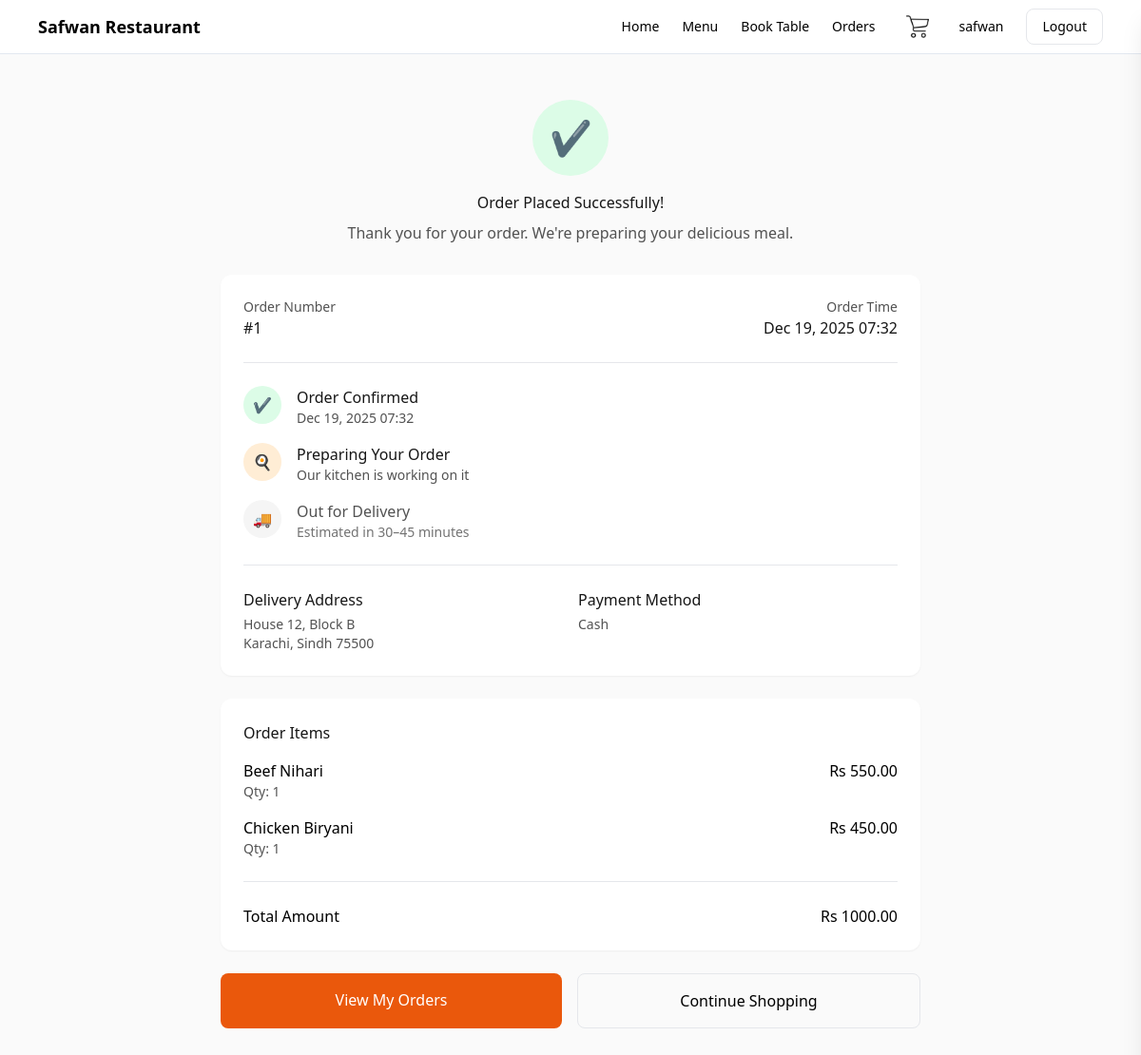
/order-confirmation/1/ (signed in), run on the app's committed database.
### restaurant/models.py (models this page shows, shortened)
class Order(models.Model):
    PAYMENT_CHOICES = [
        ("cash", "Cash"),
        ("card", "Card"),
    ]
    user = models.ForeignKey(
        User,
        on_delete=models.CASCADE,
        related_name="orders"
    )
    created_at = models.DateTimeField(auto_now_add=True)
    payment_method = models.CharField(max_length=10, choices=PAYMENT_CHOICES)
    address = models.ForeignKey(Address, on_delete=models.SET_NULL, null=True)
    total_amount = models.DecimalField(max_digits=10, decimal_places=2)
    status = models.CharField(max_length=20, default="pending")

class Address(models.Model):
    label = models.CharField(max_length=50)
    street = models.CharField(max_length=255)
    city = models.CharField(max_length=100)
    state = models.CharField(max_length=100)
    zip_code = models.CharField(max_length=20)

class OrderItem(models.Model):
    order = models.ForeignKey(
        Order,
        related_name="items",
        on_delete=models.CASCADE
    )
    menu_item = models.ForeignKey(Menu, on_delete=models.CASCADE)
    quantity = models.PositiveIntegerField()

class Menu(models.Model):
    name = models.CharField(max_length=200)
    description = models.TextField(max_length=1000, default="")
    price = models.DecimalField(max_digits=8, decimal_places=2)
    image_url = models.URLField(blank=True)
    category = models.CharField(max_length=20, default="main")
    is_vegetarian = models.BooleanField(default=False)
    is_available = models.BooleanField(default=True)

### restaurant/views.py (the view)
def order_confirmation(request, order_id):
    if not request.user.is_authenticated:
        messages.error(
            request,
            "Please login to view order confirmation"
        )
        return redirect("home")
    order = Order.objects.get(id=order_id, user=request.user)
    return render(
        request,
        "pages/order_confirmation.html",
        {"order": order}
    )

### restaurant/templates/pages/order_confirmation.html
{% extends "base.html" %}
{% load static %}
{% block content %}
<div class="min-h-screen bg-neutral-50 py-12">
  <div class="max-w-3xl mx-auto px-4">
    <div class="text-center mb-8">
      <div class="inline-flex items-center justify-center w-20 h-20 bg-green-100 rounded-full mb-4">
        <span class="text-green-600 text-4xl">✔</span>
      </div>
      <h1 class="text-neutral-900 mb-2">Order Placed Successfully!</h1>
      <p class="text-neutral-600">
        Thank you for your order. We're preparing your delicious meal.
      </p>
    </div>
    <div class="bg-white rounded-xl shadow-sm p-6 mb-6">
      <div class="flex justify-between mb-6 pb-6 border-b">
        <div>
          <p class="text-neutral-600 text-sm">Order Number</p>
          <p class="text-neutral-900 font-medium">#{{ order.id }}</p>
        </div>
        <div class="text-right">
          <p class="text-neutral-600 text-sm">Order Time</p>
          <p class="text-neutral-900">
            {{ order.created_at|date:"M d, Y H:i" }}
          </p>
        </div>
      </div>
      <div class="space-y-4 mb-6">
        <div class="flex gap-4">
          <div class="w-10 h-10 bg-green-100 rounded-full flex items-center justify-center">✔</div>
          <div>
            <p class="text-neutral-900">Order Confirmed</p>
            <p class="text-neutral-600 text-sm">
              {{ order.created_at|date:"M d, Y H:i" }}
            </p>
          </div>
        </div>
        <div class="flex gap-4">
          <div class="w-10 h-10 bg-orange-100 rounded-full flex items-center justify-center">🍳</div>
          <div>
            <p class="text-neutral-900">Preparing Your Order</p>
            <p class="text-neutral-600 text-sm">Our kitchen is working on it</p>
          </div>
        </div>
        <div class="flex gap-4">
          <div class="w-10 h-10 bg-neutral-100 rounded-full flex items-center justify-center">🚚</div>
          <div>
            <p class="text-neutral-600">Out for Delivery</p>
            <p class="text-neutral-500 text-sm">Estimated in 30–45 minutes</p>
          </div>
        </div>
      </div>
      <div class="grid md:grid-cols-2 gap-4 pt-6 border-t">
        <div>
          <p class="text-neutral-900 mb-1">Delivery Address</p>
          <p class="text-neutral-600 text-sm">
            {{ order.address.street }}<br>
            {{ order.address.city }}, {{ order.address.state }}
            {{ order.address.zip_code }}
          </p>
        </div>
        <div>
          <p class="text-neutral-900 mb-1">Payment Method</p>
          <p class="text-neutral-600 text-sm capitalize">
            {{ order.payment_method }}
          </p>
        </div>
      </div>
    </div>
    <div class="bg-white rounded-xl shadow-sm p-6 mb-6">
      <h2 class="text-neutral-900 mb-4">Order Items</h2>
      <div class="space-y-4">
        {% for item in order.items.all %}
        <div class="flex justify-between">
          <div>
            <p>{{ item.menu_item.name }}</p>
            <p class="text-sm text-neutral-600">Qty: {{ item.quantity }}</p>
          </div>
          <p>
            Rs {{ item.menu_item.price|floatformat:2 }}
          </p>
        </div>
        {% endfor %}
      </div>
      <div class="mt-6 pt-6 border-t flex justify-between font-medium">
        <span>Total Amount</span>
        <span>Rs {{ order.total_amount|floatformat:2 }}</span>
      </div>
    </div>
    <div class="flex flex-col sm:flex-row gap-4">
      <a
        href="{% url 'ordersPage' %}"
        class="flex-1 text-center px-6 py-4 bg-orange-600 text-white rounded-lg hover:bg-orange-700"
      >
        View My Orders
      </a>
      <a
        href="{% url 'menu' %}"
        class="flex-1 text-center px-6 py-4 border rounded-lg hover:bg-neutral-50"
      >
        Continue Shopping
      </a>
    </div>
  </div>
</div>
{% endblock %}

### restaurant/templates/base.html (shortened to what this page needs)
{% load static %}
<!DOCTYPE html>
<html lang="en">
<head>
  <script src="https://cdn.tailwindcss.com"></script>
</head>
<body class="min-h-screen bg-white">
  {% include "partials/header.html" %}
  <main>
    {% block content %}{% endblock %}
  </main>
</body>
</html>

### restaurant/templates/partials/header.html (shortened to what this page needs)
{% load static %}
<header class="sticky top-0 z-40 w-full bg-white border-b border-slate-200">
  <div class="max-w-6xl mx-auto px-4 h-14 flex justify-between items-center">
    <a href="/" class="text-lg font-semibold">
      Safwan Restaurant
    </a>
    <nav class="hidden md:flex items-center gap-6 text-sm">
      <a href="/">Home</a>
      <a href="{% url 'menu' %}">Menu</a>
      <a href="{% url 'book' %}">Book Table</a>
      {% if user.is_authenticated %}
        <a href="{% url 'ordersPage' %}">Orders</a>
      {% endif %}
      <button onclick="openCart()" class="relative p-2">
        <img src="{% static 'img/shopping-cart.png' %}" class="w-6 h-6">
      </button>
      {% if user.is_authenticated %}
        <span class="font-medium">{{ user.username }}</span>
        <a href="{% url 'logout' %}" class="px-4 py-2 border rounded-lg">Logout</a>
      {% else %}
        <button onclick="openAuthModal('login')" class="px-4 py-2 border rounded-lg">Login</button>
        <button onclick="openAuthModal('signup')" class="px-4 py-2 bg-amber-500 text-white rounded-lg">Sign Up</button>
      {% endif %}
    </nav>
  </div>
</header>

### restaurant/templates/partials/cart_sidebar.html (shortened to what this page needs)
{% load static %}

### restaurant/templates/partials/footer.html (shortened to what this page needs)
{% load static %}

### data on the page
Order: id "1", created_at "Dec 19, 2025 07:32", address.street "House 12, Block B", address.city "Karachi", address.state "Sindh", address.zip_code "75500", payment_method "Cash", total_amount "1000.00"
OrderItem: menu_item.name "Beef Nihari", quantity "1", menu_item.price "550.00"
OrderItem: menu_item.name "Chicken Biryani", quantity "1", menu_item.price "450.00"

### other printed values
{{ user.username }} "safwan"
